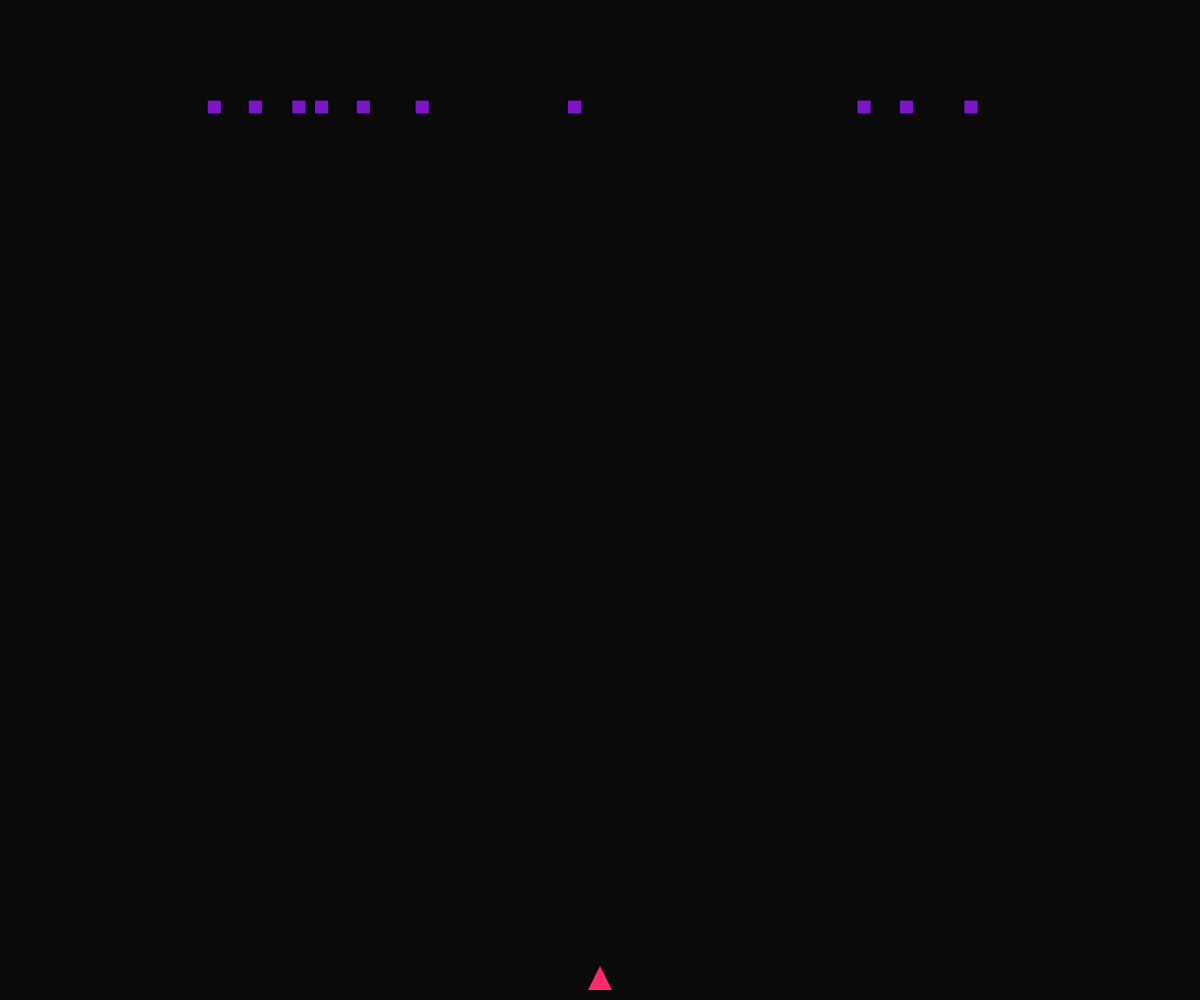
Frame 1 (no input)
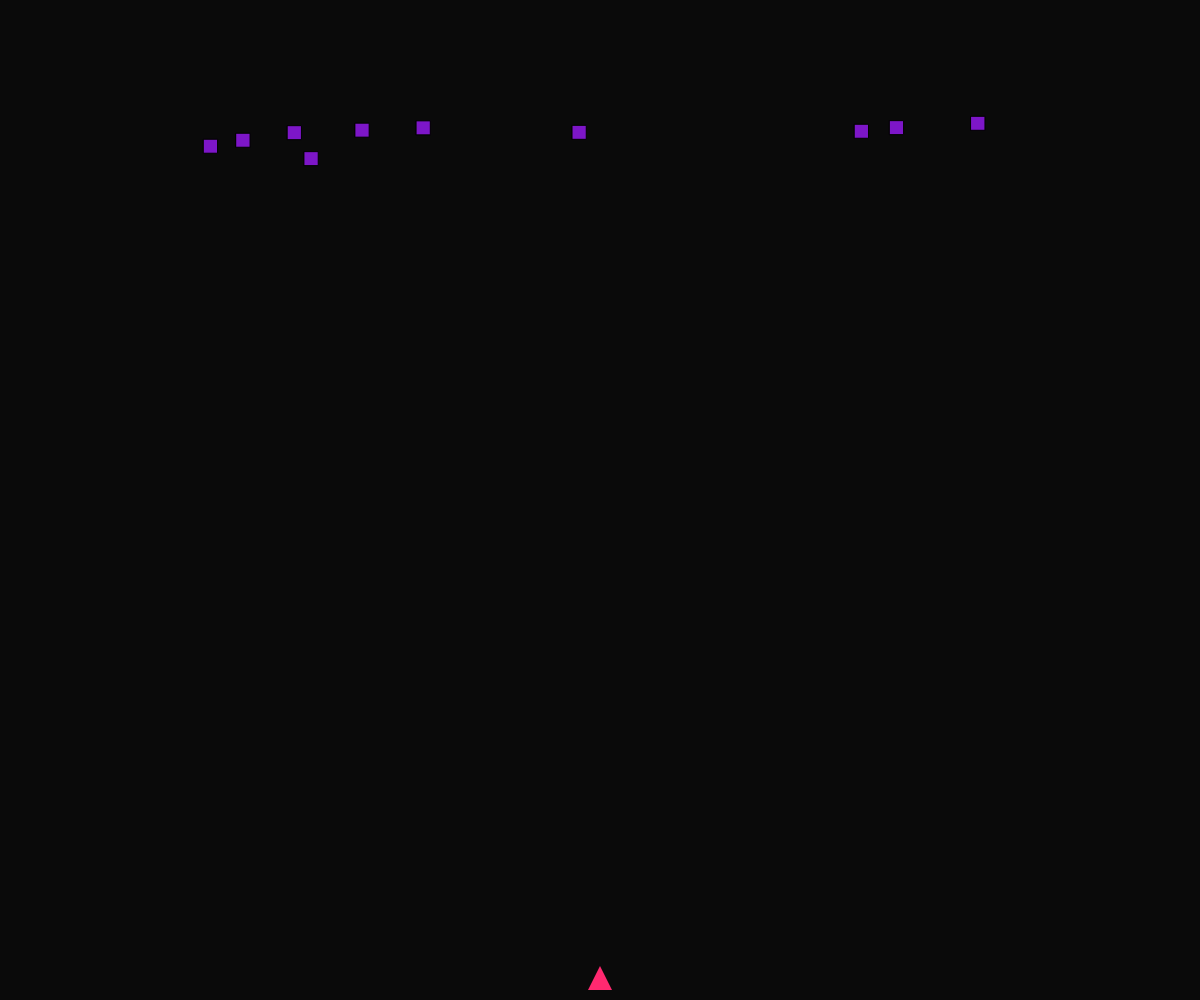
Frame 60 (no input)
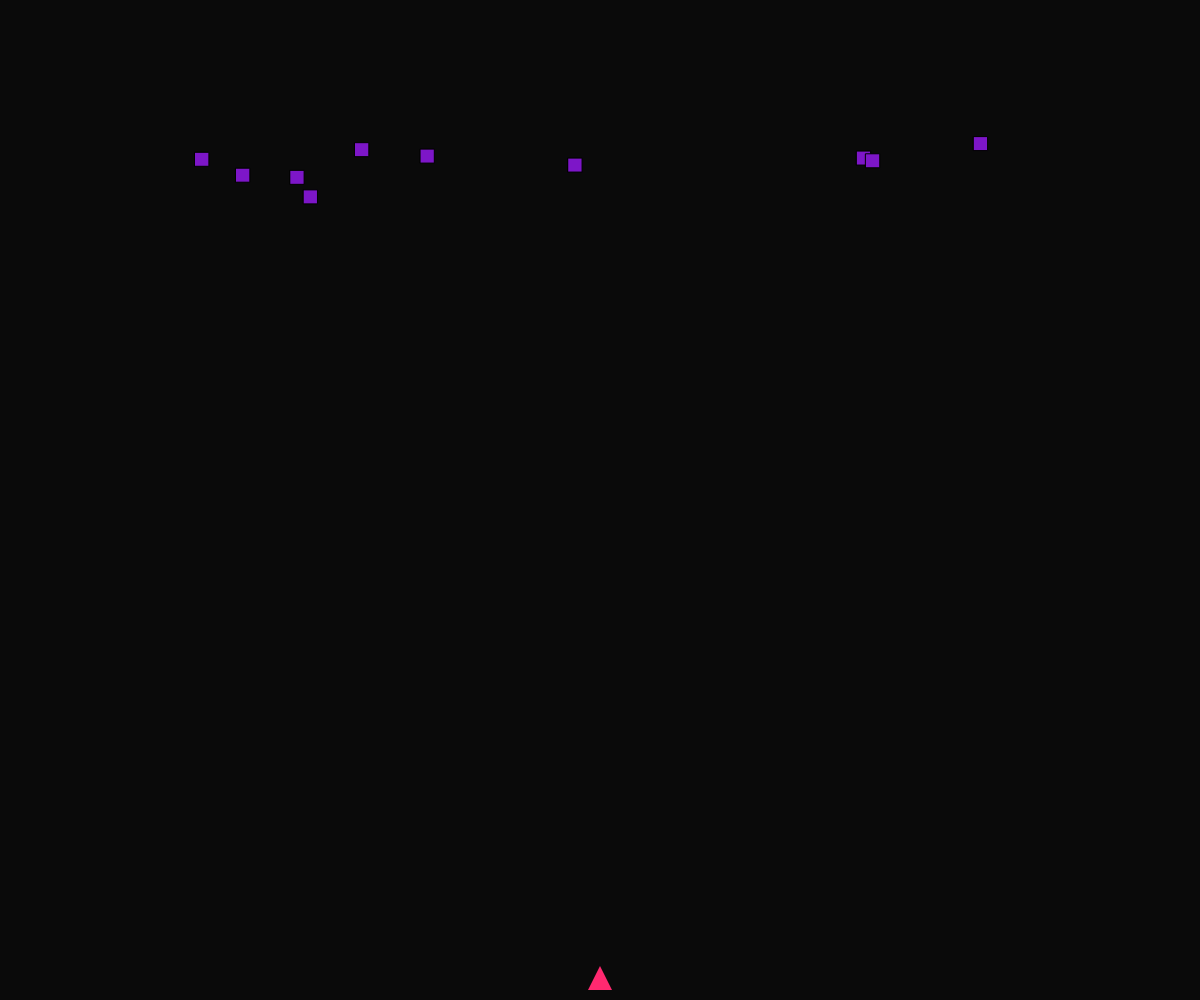
Frame 120 (the mouse pressed at the canvas centre since frame 60)

The p5.js sketch that drew these frames (run headless with seeded random() and noise() and a simulated clock; from frame 60 on, the mouse is pressed at the canvas centre):

// p5.js sketch
// ── sketch.js
/* 
Alien shooter! Code Next Demo
*/


let particles = []
const max_particles = 1
let ship
let aliens = []
const max_aliens = 10

function setup() {
  createCanvas(windowWidth, windowHeight);
  
  frameRate(24) //adjust to see animation in slow motion
  
  ship = new Ship();
  
  //make aliens
  for (let i = 0 ; i < max_aliens; i ++ ){
    
    let alien = new Alien(random(0, width) , 100)
    aliens.push(alien)
  } 
  
  
}

function draw() {
  background(10);
  
  if (keyCode== RIGHT_ARROW) {
  	ship.move(10);
    
  } else if (keyCode == LEFT_ARROW) {
    ship.move(-10);
    
  }
  
    
  laserShoot()
  ship.display()
  
  
  for (let a of aliens){
    
    a.display()
    a.move()
  }
  
  
}


function keyPressed() {
 
  if(key == " "){

     let p = new Particle(ship.pos, ship.heading)  
     particles.push(p)
  }
  
}

function laserShoot(){
  
    for (let p of particles){ 
    p.display()
    p.move()  
    //p.bounce()
      
    for (let alien of aliens){
         if(p.hitTarget(alien)){
       
           alien.color = color(255, 255, 255)
              
         } else {
      
            
         }
    }
    
    
    if (p.die()){
       //removes each particle if it happens to be dead
       let i = particles.indexOf(p)  
       particles.splice(i, 1)  
    }
  }
}

function keyReleased() {
  ship.move(0); // without this, the ship moves without stop
    
}


// ── alien.js
class Alien {
  
  constructor(x,y){
    
    this.size = 14
    this.pos = createVector(x, y)
    //this.vel = p5.Vector.random2D()
    this.vel = createVector(0,0)
    this.heading = 0 
    this.color = color(125,22, 200)
  }
  
  display(){
    
    fill(this.color)
    rect(this.pos.x, this.pos.y, this.size)
  }
  
  move(){
    
   this.pos.x += random(-2,2)
    this.pos.y += random(-2,3)
  }
  
  destroy(){
    
    
  }
}
// ── particle.js

class Particle{
  
  constructor (pos, angle){
    this.w = 2 // laser size
    this.h = 60
    this.pos = createVector(pos.x,pos.y)
    this.vel = p5.Vector.fromAngle(angle) //using ship heading vector
    this.vel.mult(40); 

    this.lifetime = 255 //lets the lasers die after a while
  }
  
  display(){
    
    push()
    stroke(0,255, 125, this.lifetime) 
    fill(226, 252, 210, this.lifetime) 
    //ellipse(this.pos.x, this.pos.y, this.r, this.r)
    rectMode(CENTER)
    rect(this.pos.x, this.pos.y - this.h , this.w , this.h)
     
     
    pop()
  }
  
  move(){
    
    this.vel.add(this.accel)
    this.pos.add(this.vel);
     
    this.lifetime -= 4 
  }
  
  hitTarget(target){
    
     var d = dist(this.pos.x, this.pos.y-this.h, target.pos.x+target.size/2, target.pos.y+target.size/2);
     
    //DEBUG
     // push()
     // fill("white")
     // textSize(11)
     // text(nfc(d,0) , target.pos.x, target.pos.y)
     // pop()
    
    //DEBUG
     // stroke("white")
     // line(this.pos.x, this.pos.y-this.h, target.pos.x+target.size/2, target.pos.y+target.size/2)
    
    if (d < target.size) {
      return true;
    } else {
      return false;
    }
    
  }

  
  die(){
    
    return (this.lifetime < 0)
    
  }
  
  bounce(){
    //Bounces off the canvas edges, turn in in sketch.js if needed
    
    if (this.pos.y >= height-this.r) {
      this.pos.y = height-this.r;
      this.vel.y *= -1;
    } else if (this.pos.y <= this.r){
      //this.pos.y = height-this.r; //the reappear at the bottom
       this.pos.y = this.r;
      this.vel.y *= -1;
    }

    if (this.pos.x >= width-this.r) {
      this.pos.x = width-this.r;
      this.vel.x *= -1;
    } else if (this.pos.x <= this.r) {
      this.pos.x = this.r;
      this.vel.x *= -1;
    }
    
  }
  
}
// ── ship.js
class Ship{
  
  constructor(){
    this.r = 12
    this.pos = createVector(width/2, height-this.r-10);
    this.heading = 4.7; //shoots stright up every time
    
  }
  
  display(){
    
    push();
    translate(this.pos.x, this.pos.y);
    fill(255, 41, 112);
    noStroke();
    triangle(-this.r, this.r, this.r, this.r, 0, -this.r);
    pop();
    
  }
  
  wrap(){
    
     if (this.pos.x > width + this.r) {
      this.pos.x = -this.r;
    } else if (this.pos.x < -this.r) {
      this.pos.x = width + this.r;
    }
    if (this.pos.y > height + this.r) {
      this.pos.y = -this.r;
    } else if (this.pos.y < -this.r) {
      this.pos.y = height + this.r;
    }
  }
  
  
  
  move(step){

    this.pos.x += step
  }
  
}
